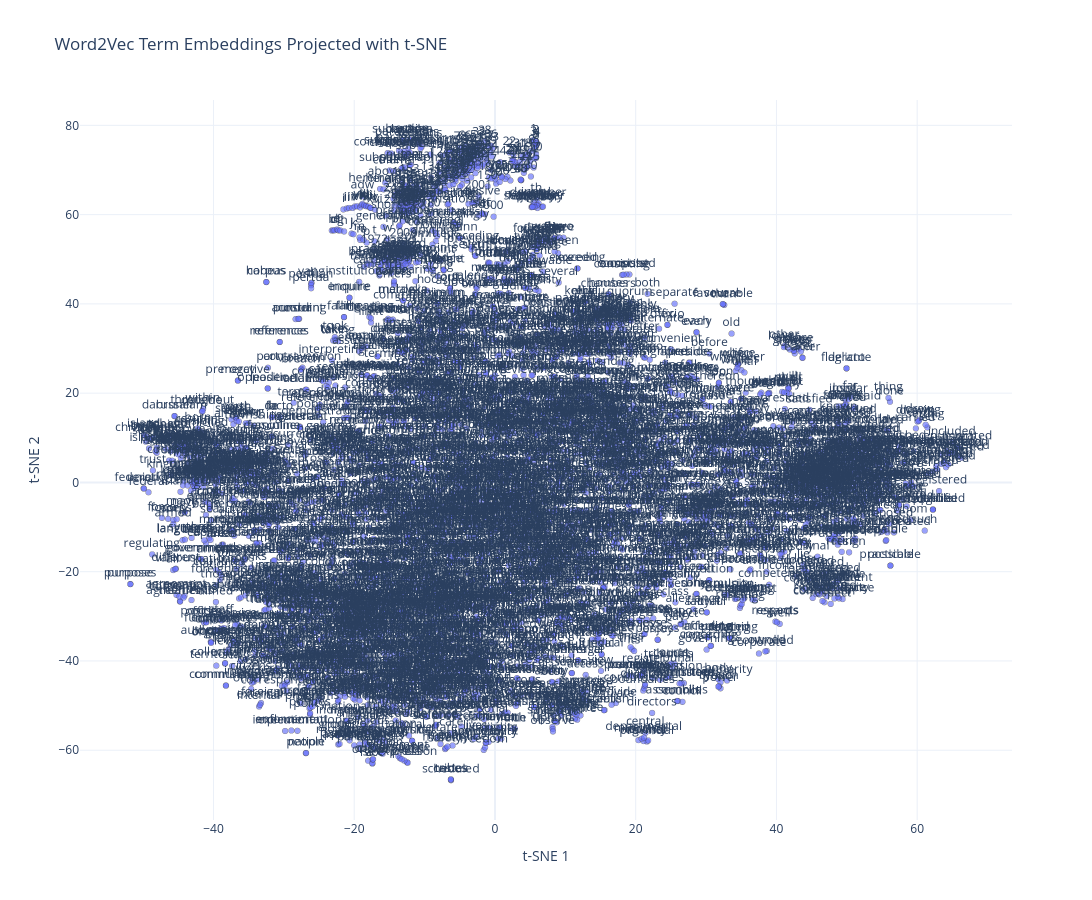

Write notebook code for a chart like this one.
### Code cell
fig = px.scatter(
    TSNE_W2V.reset_index(),
    x="x",
    y="y",
    hover_name="term_str",
    text="term_str",
    height=900,
    width=1100,
    title="Word2Vec Term Embeddings Projected with t-SNE",
    template="plotly_white",
)
fig.update_traces(marker={"opacity": 0.65, "line": {"width": 0.4, "color": "#333333"}})
fig.update_traces(textposition="top center")
fig.update_layout(xaxis_title="t-SNE 1", yaxis_title="t-SNE 2")
fig.show()

### Figure 1 — Plotly figure (JSON) as saved in the notebook; plotly's stock layout.template omitted (floating-point values rounded to 4 significant figures; data arrays with more than 128 entries replaced by an {"elided": "..."} marker saying what was removed)
{"data": [{"hovertemplate": "<b>%{hovertext}</b><br><br>x=%{x}<br>y=%{y}<br>term_str=%{text}<extra></extra>", "hovertext": {"elided": "4052 str values"}, "legendgroup": "", "marker": {"color": "#636efa", "line": {"color": "#333333", "width": 0.4}, "opacity": 0.65, "symbol": "circle"}, "mode": "markers+text", "name": "", "showlegend": false, "text": {"elided": "4052 str values"}, "textposition": "top center", "type": "scattergl", "x": {"elided": "4052 float values"}, "xaxis": "x", "y": {"elided": "4052 float values"}, "yaxis": "y"}], "layout": {"height": 900, "legend": {"tracegroupgap": 0}, "title": {"text": "Word2Vec Term Embeddings Projected with t-SNE"}, "width": 1100, "xaxis": {"anchor": "y", "domain": [0, 1], "title": {"text": "t-SNE 1"}}, "yaxis": {"anchor": "x", "domain": [0, 1], "title": {"text": "t-SNE 2"}}}}
